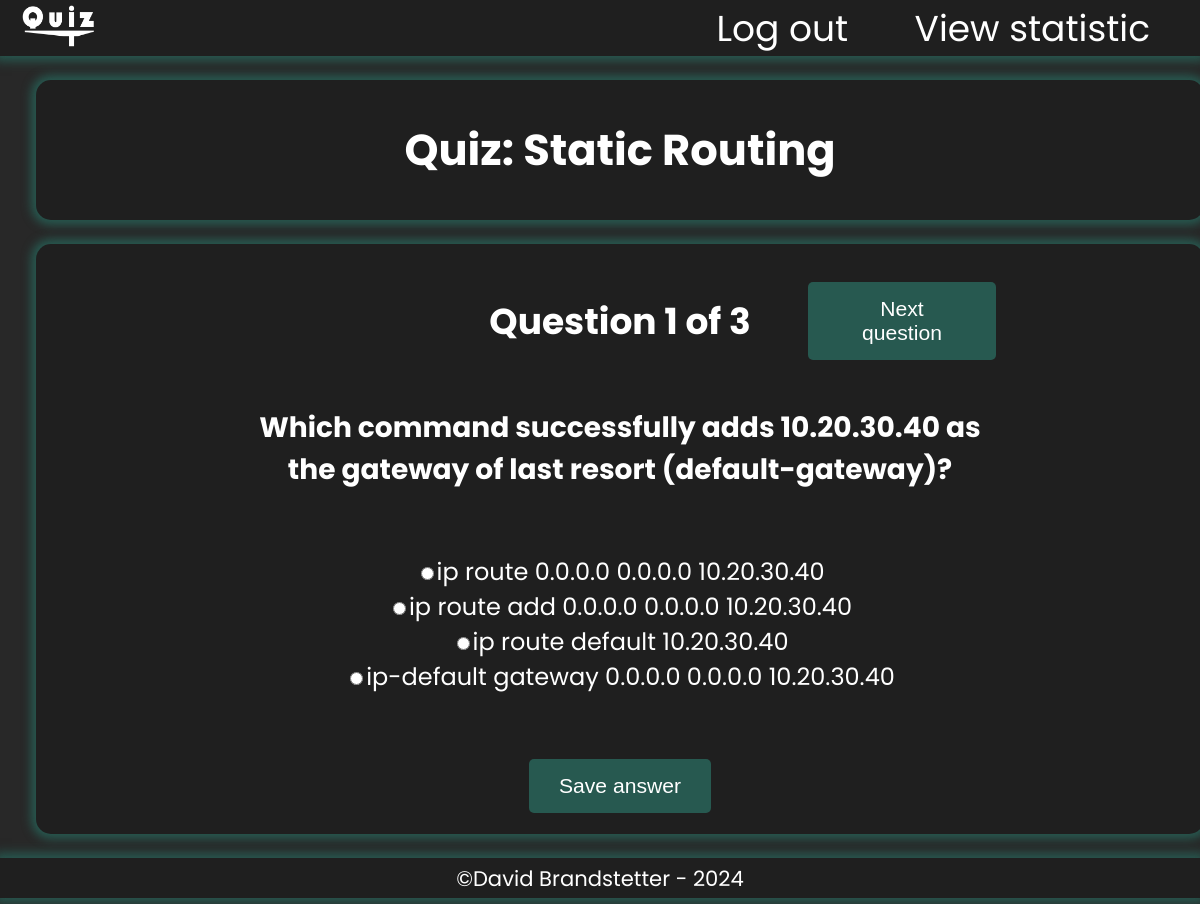
/php/quiz.php?user_id=1&quiz_id=5&title=Static Routing&index=0, run on the app's committed database.
### tables this page shows
CREATE TABLE IF NOT EXISTS Answer
(
    PK_answerID      INT PRIMARY KEY,
    text             VARCHAR(300),
    correct          BOOLEAN,
    FK_PK_questionID INT,
    CONSTRAINT const_answer_questionID FOREIGN KEY (FK_PK_questionID) REFERENCES Question (PK_questionID)
);

CREATE TABLE IF NOT EXISTS Question
(
    PK_questionID INT PRIMARY KEY,
    text          VARCHAR(300),
    type          VARCHAR(10),
    FK_PK_quizID  INT,
    CONSTRAINT const_question_quizID FOREIGN KEY (FK_PK_quizID) REFERENCES Quiz (PK_quizID)
);

### php/quiz.php (the view, shortened to what this page needs)
<!DOCTYPE html>
<html lang="en">
<head>
    <link rel="stylesheet" href="https://cdnjs.cloudflare.com/ajax/libs/animate.css/4.1.1/animate.min.css"/>
    <link rel="stylesheet" href="../css/styles.css">
</head>
<body>
<?php include 'header.php' ?>
<main>
    <section id="main-container" class="container-stable">
        <h1>Quiz: <?php echo $_GET["title"]; ?></h1>
    </section>
    <section id="quiz-container" class="container-stable">
        <div class="quiz-grid">
            <?php
            $servername = "localhost";
            $account = "root";
            $credentials = "";
            $dbname = "QuizIT";
            $user_id = $_GET['user_id'];
            $quiz_id = $_GET['quiz_id'];
            $title = urldecode($_GET['title']);
            $index = $_GET['index'];
            $answers = null;
            if (isset($_SESSION["answers"])) {
                $answers = $_SESSION["answers"];
            } else {
                $answers = array();
            }
            try {
                $connection = new PDO("mysql:host=$servername;dbname=$dbname", $account, $credentials);
                $connection->setAttribute(PDO::ATTR_ERRMODE, PDO::ERRMODE_EXCEPTION);
                $characteristics = $connection->prepare('
                                                SELECT MIN(PK_questionID) AS min_question_id, COUNT(*) AS question_count
                                                FROM Quiz
                                                    LEFT OUTER JOIN Question ON Quiz.PK_quizID = Question.FK_PK_quizID
                                                   WHERE PK_quizID = :quiz_id
                                                ORDER BY PK_questionID
            ');
                $characteristics->bindParam(':quiz_id', $quiz_id);
                if ($characteristics->execute()) {
                    $characteristics = $characteristics->fetch();
                }
                echo "<div id='question-count'>";
                echo "<h2>Question " . ($index + 1) . " of " . $characteristics["question_count"] . "</h2>";
                echo "</div>";
                if ($index != $characteristics["question_count"] - 1) {
                    echo "<div id='nextForm'>";
                    echo "<form method=\"post\" action=\"quiz.php?user_id=" . $user_id . "&quiz_id=" . $quiz_id . "&title=" . urlencode($title) . "&index=" . ($index + 1) . "\">";
                    echo "<button type=\"submit\">Next question</button>";
                    echo "</form>";
                    echo "</div>";
                }
                $quizzes = $connection->prepare('
                                                SELECT PK_questionID AS question_id, Question.text AS question_text, type, PK_answerID AS answer_id, Answer.text AS answer_text, correct
                                                FROM Quiz
                                                    LEFT OUTER JOIN Question ON Quiz.PK_quizID = Question.FK_PK_quizID
                                                    LEFT OUTER JOIN Answer ON Question.PK_questionID = Answer.FK_PK_questionID
                                                WHERE PK_quizID = :quiz_id
                                                    AND PK_questionID = :question_id
                                                ORDER BY Answer.text
            ');
                $quizzes->bindParam(':quiz_id', $quiz_id);
                $question_id = $characteristics["min_question_id"] + $index;
                $quizzes->bindParam(':question_id', $question_id);
                if ($quizzes->execute()) {
                    $firstCycle = true;
                    echo "<div id='answer'>";
                    echo "<form id=\"input-form save-answer-form\" method=\"post\" action=\"save_answer.php?user_id=" . $user_id . "&quiz_id=" . $quiz_id . "&title=" . urlencode($title) . "&index=" . $index . "\">";
                    foreach ($quizzes as $quiz) {
                        if ($firstCycle) {
                            echo "<h3>" . $quiz['question_text'] . "</h3>";
                            $firstCycle = false;
                        }
                        switch ($quiz["type"]) {
                            case "radio":
                                echo "<br>";
                                echo "<label for='" . $quiz["answer_id"] . "'>";
                                if (isset($answers[$question_id]) && $answers[$question_id] == $quiz["answer_id"]) echo "<input name=\"" . $quiz["question_id"] . "\" id='" . $quiz["answer_id"] . "' type=\"radio\" value=\"" . $quiz["answer_text"] . "\" checked>"; else
                                    echo "<input name=\"" . $quiz["question_id"] . "\" id='" . $quiz["answer_id"] . "' type=\"radio\" value=\"" . $quiz["answer_text"] . "\">";
                                echo $quiz["answer_text"] . "</label>";
                                break;
                        }
                    }
                    echo "<br><br><input type=\"submit\" id=\"save-answer\" value=\"Save answer\">";
                    echo "</form>";
                    echo "</div>";
                }
            } catch (PDOException $e) {
                header("Location: signup.php?database-error=true");
                exit;
            }
            ?>
        </div>
    </section>
</main>
<?php include 'footer.php' ?>
</body>
</html>

### css/styles.css (style rules this page uses)
:root { --black: #1f1f1f; --dark-grey: #282828; --dark-green: #275950; --light-green: #91F2E9; --white: #FFFFFF; font-size: 1.5rem; font-family: "Poppins", sans-serif; }
html { min-width: 300px; min-height: 250px; }
body { background-color: var(--dark-grey); color: var(--white); overflow: auto; padding: 0; margin: 0; }
h1 { font-size: 2.5em; }
.container, .container-stable { text-align: center; background-color: var(--black); margin: 30vh 30vw 30vh 30vw; height: 35vh; width: 40vw; padding: 20px; border-radius: 15px; box-shadow: 0 0 10px 5px var(--dark-green); min-height: 500px; min-width: 600px; }
#main-container { text-align: center; display: flex; justify-content: center; align-items: center; background-color: var(--black); margin: 3vh 3vw 3vh 3vw; height: 5vh; width: 94vw; padding: 20px; border-radius: 15px; box-shadow: 0 0 10px 5px var(--dark-green); min-height: 100px; min-width: 600px; }
#quiz-container { display: flex; justify-content: start; align-items: start; flex-flow: row wrap; background-color: var(--black); margin: 0 3vw 3vh 3vw; height: 65vh; width: 94vw; padding: 20px 20px 50px 20px; border-radius: 15px; box-shadow: 0 0 10px 5px var(--dark-green); min-height: 100px; min-width: 600px; }
#main-container h1 { margin: 0; padding: 0; color: var(--white); font-size: 1.8rem; }
.quiz-grid { display: grid; grid-template-columns: repeat(6, 1fr); grid-template-rows: repeat(5, 1fr); width: 100%; height: 100%; }
#nextForm { grid-column: 5 / 6; grid-row: 1 / 2; display: flex; align-items: center; justify-content: center; }
#previousForm button, #nextForm button { font-size: 0.88rem; background-color: var(--dark-green); color: var(--white); cursor: pointer; height: 30%; padding: 15px 30px; border: none; border-radius: 5px; }
#save-answer { font-size: 0.88rem; background-color: var(--dark-green); color: var(--white); cursor: pointer; height: 30%; padding: 15px 30px; margin-top: 30px; border: none; border-radius: 5px; }
#question-count { grid-column: 3 / 5; grid-row: 1 / 2; display: flex; align-items: center; justify-content: center; }
#answer { grid-column: 2 / 6; grid-row: 2 / 5; }
#answer form input { color: var(--white); }

### data on the page
answer: FK_PK_questionID.text "Which command successfully adds 10.20.30.40 as the gateway of last resort (default-gateway)?", text "ip route 0.0.0.0 0.0.0.0 10.20.30.40"
answer: text "ip route add 0.0.0.0 0.0.0.0 10.20.30.40"
answer: text "ip route default 10.20.30.40"
answer: text "ip-default gateway 0.0.0.0 0.0.0.0 10.20.30.40"

### other printed values
$_GET["title"] "Static Routing"
$index + 1 "1"
$characteristics["question_count"] "3"
